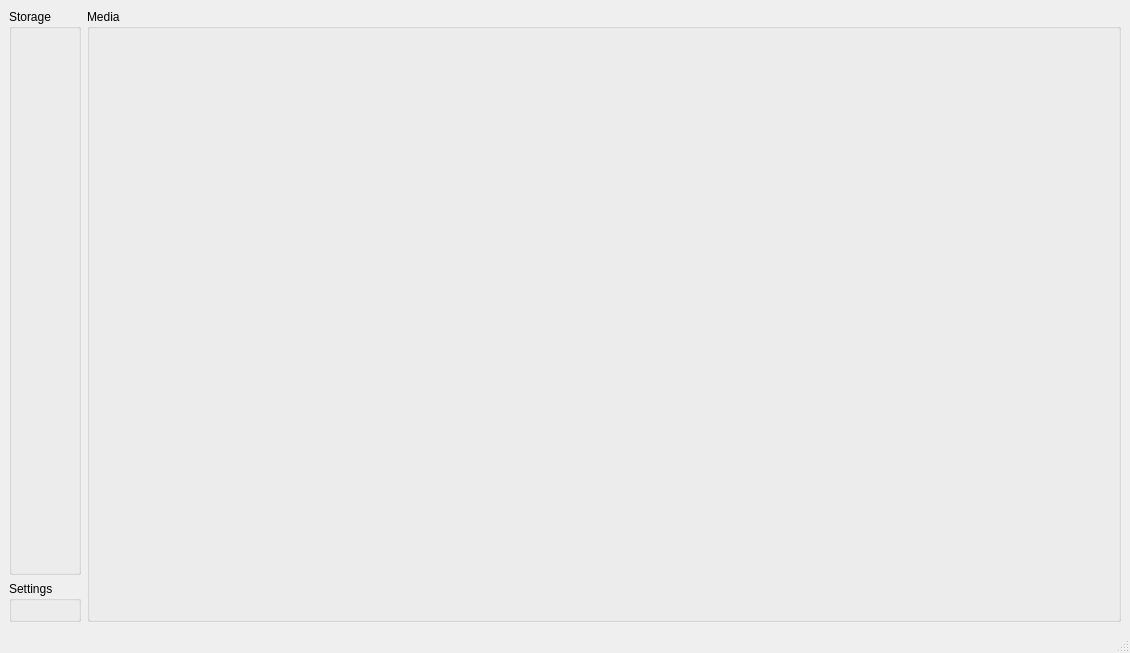
<?xml version="1.0" encoding="UTF-8"?>
<ui version="4.0">
 <class>MainWindow</class>
 <widget class="QMainWindow" name="MainWindow">
  <property name="geometry">
   <rect>
    <x>0</x>
    <y>0</y>
    <width>1130</width>
    <height>653</height>
   </rect>
  </property>
  <property name="contextMenuPolicy">
   <enum>Qt::NoContextMenu</enum>
  </property>
  <property name="windowTitle">
   <string>MainWindow</string>
  </property>
  <widget class="QWidget" name="centralwidget">
   <layout class="QHBoxLayout" name="horizontalLayout" stretch="1,20">
    <property name="sizeConstraint">
     <enum>QLayout::SetMinimumSize</enum>
    </property>
    <item>
     <layout class="QVBoxLayout" name="verticalLayout" stretch="0,0">
      <property name="spacing">
       <number>6</number>
      </property>
      <property name="sizeConstraint">
       <enum>QLayout::SetMinimumSize</enum>
      </property>
      <item>
       <widget class="QGroupBox" name="groupBox_Storage">
        <property name="minimumSize">
         <size>
          <width>0</width>
          <height>0</height>
         </size>
        </property>
        <property name="title">
         <string>Storage</string>
        </property>
        <layout class="QVBoxLayout" name="verticalLayout_11"/>
       </widget>
      </item>
      <item>
       <widget class="QGroupBox" name="groupBox_Settings">
        <property name="maximumSize">
         <size>
          <width>16777215</width>
          <height>16777215</height>
         </size>
        </property>
        <property name="title">
         <string>Settings</string>
        </property>
        <layout class="QVBoxLayout" name="verticalLayout_5">
         <property name="sizeConstraint">
          <enum>QLayout::SetMaximumSize</enum>
         </property>
        </layout>
       </widget>
      </item>
     </layout>
    </item>
    <item>
     <layout class="QVBoxLayout" name="verticalLayout_3" stretch="0">
      <item>
       <widget class="QGroupBox" name="groupBox_Media">
        <property name="enabled">
         <bool>true</bool>
        </property>
        <property name="title">
         <string>Media</string>
        </property>
        <layout class="QVBoxLayout" name="verticalLayout_9"/>
       </widget>
      </item>
     </layout>
    </item>
   </layout>
  </widget>
  <widget class="QMenuBar" name="menubar">
   <property name="geometry">
    <rect>
     <x>0</x>
     <y>0</y>
     <width>1130</width>
     <height>21</height>
    </rect>
   </property>
  </widget>
  <widget class="QStatusBar" name="statusbar">
   <property name="enabled">
    <bool>true</bool>
   </property>
  </widget>
  <action name="actionOpen_Directory">
   <property name="text">
    <string>Open Directory</string>
   </property>
  </action>
 </widget>
 <resources/>
 <connections/>
</ui>
